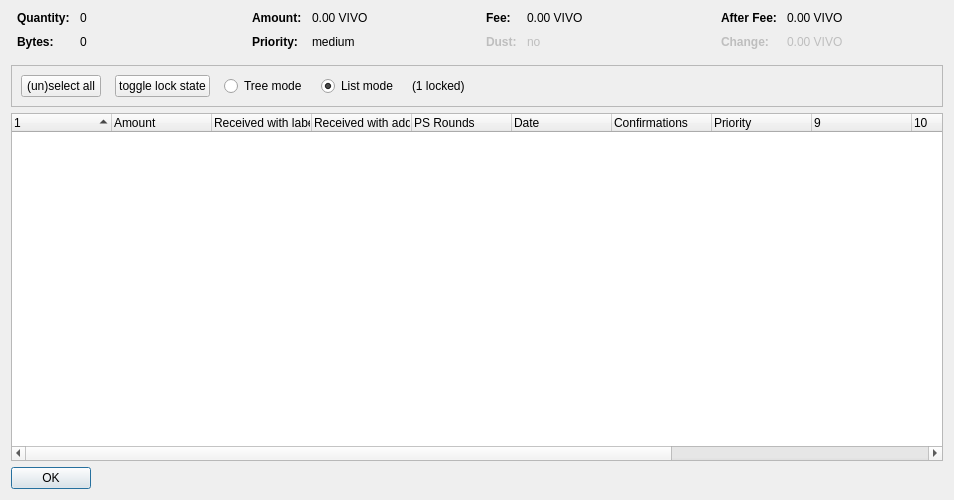
<?xml version="1.0" encoding="UTF-8"?>
<ui version="4.0">
 <class>CoinControlDialog</class>
 <widget class="QDialog" name="CoinControlDialog">
  <property name="geometry">
   <rect>
    <x>0</x>
    <y>0</y>
    <width>954</width>
    <height>500</height>
   </rect>
  </property>
  <property name="windowTitle">
   <string>Coin Selection</string>
  </property>
  <layout class="QVBoxLayout" name="verticalLayout">
   <item>
    <layout class="QHBoxLayout" name="horizontalLayoutTop" stretch="0,0,0,0">
     <property name="topMargin">
      <number>0</number>
     </property>
     <property name="bottomMargin">
      <number>10</number>
     </property>
     <item>
      <layout class="QFormLayout" name="formLayoutCoinControl1">
       <property name="horizontalSpacing">
        <number>10</number>
       </property>
       <property name="verticalSpacing">
        <number>10</number>
       </property>
       <property name="leftMargin">
        <number>6</number>
       </property>
       <property name="rightMargin">
        <number>6</number>
       </property>
       <item row="0" column="0">
        <widget class="QLabel" name="labelCoinControlQuantityText">
         <property name="font">
          <font>
           <weight>75</weight>
           <bold>true</bold>
          </font>
         </property>
         <property name="text">
          <string>Quantity:</string>
         </property>
        </widget>
       </item>
       <item row="0" column="1">
        <widget class="QLabel" name="labelCoinControlQuantity">
         <property name="cursor">
          <cursorShape>IBeamCursor</cursorShape>
         </property>
         <property name="contextMenuPolicy">
          <enum>Qt::ActionsContextMenu</enum>
         </property>
         <property name="text">
          <string notr="true">0</string>
         </property>
         <property name="textInteractionFlags">
          <set>Qt::LinksAccessibleByMouse|Qt::TextSelectableByKeyboard|Qt::TextSelectableByMouse</set>
         </property>
        </widget>
       </item>
       <item row="1" column="0">
        <widget class="QLabel" name="labelCoinControlBytesText">
         <property name="font">
          <font>
           <weight>75</weight>
           <bold>true</bold>
          </font>
         </property>
         <property name="text">
          <string>Bytes:</string>
         </property>
        </widget>
       </item>
       <item row="1" column="1">
        <widget class="QLabel" name="labelCoinControlBytes">
         <property name="cursor">
          <cursorShape>IBeamCursor</cursorShape>
         </property>
         <property name="contextMenuPolicy">
          <enum>Qt::ActionsContextMenu</enum>
         </property>
         <property name="text">
          <string notr="true">0</string>
         </property>
         <property name="textInteractionFlags">
          <set>Qt::LinksAccessibleByMouse|Qt::TextSelectableByKeyboard|Qt::TextSelectableByMouse</set>
         </property>
        </widget>
       </item>
      </layout>
     </item>
     <item>
      <layout class="QFormLayout" name="formLayoutCoinControl2">
       <property name="horizontalSpacing">
        <number>10</number>
       </property>
       <property name="verticalSpacing">
        <number>10</number>
       </property>
       <property name="leftMargin">
        <number>6</number>
       </property>
       <property name="rightMargin">
        <number>6</number>
       </property>
       <item row="0" column="0">
        <widget class="QLabel" name="labelCoinControlAmountText">
         <property name="font">
          <font>
           <weight>75</weight>
           <bold>true</bold>
          </font>
         </property>
         <property name="text">
          <string>Amount:</string>
         </property>
        </widget>
       </item>
       <item row="0" column="1">
        <widget class="QLabel" name="labelCoinControlAmount">
         <property name="cursor">
          <cursorShape>IBeamCursor</cursorShape>
         </property>
         <property name="contextMenuPolicy">
          <enum>Qt::ActionsContextMenu</enum>
         </property>
         <property name="text">
          <string notr="true">0.00 VIVO</string>
         </property>
         <property name="textInteractionFlags">
          <set>Qt::LinksAccessibleByMouse|Qt::TextSelectableByKeyboard|Qt::TextSelectableByMouse</set>
         </property>
        </widget>
       </item>
       <item row="1" column="0">
        <widget class="QLabel" name="labelCoinControlPriorityText">
         <property name="font">
          <font>
           <weight>75</weight>
           <bold>true</bold>
          </font>
         </property>
         <property name="text">
          <string>Priority:</string>
         </property>
        </widget>
       </item>
       <item row="1" column="1">
        <widget class="QLabel" name="labelCoinControlPriority">
         <property name="cursor">
          <cursorShape>IBeamCursor</cursorShape>
         </property>
         <property name="contextMenuPolicy">
          <enum>Qt::ActionsContextMenu</enum>
         </property>
         <property name="text">
          <string>medium</string>
         </property>
         <property name="textInteractionFlags">
          <set>Qt::LinksAccessibleByMouse|Qt::TextSelectableByKeyboard|Qt::TextSelectableByMouse</set>
         </property>
        </widget>
       </item>
      </layout>
     </item>
     <item>
      <layout class="QFormLayout" name="formLayoutCoinControl3">
       <property name="horizontalSpacing">
        <number>10</number>
       </property>
       <property name="verticalSpacing">
        <number>10</number>
       </property>
       <property name="leftMargin">
        <number>6</number>
       </property>
       <property name="rightMargin">
        <number>6</number>
       </property>
       <item row="0" column="0">
        <widget class="QLabel" name="labelCoinControlFeeText">
         <property name="font">
          <font>
           <weight>75</weight>
           <bold>true</bold>
          </font>
         </property>
         <property name="text">
          <string>Fee:</string>
         </property>
        </widget>
       </item>
       <item row="0" column="1">
        <widget class="QLabel" name="labelCoinControlFee">
         <property name="cursor">
          <cursorShape>IBeamCursor</cursorShape>
         </property>
         <property name="contextMenuPolicy">
          <enum>Qt::ActionsContextMenu</enum>
         </property>
         <property name="text">
          <string notr="true">0.00 VIVO</string>
         </property>
         <property name="textInteractionFlags">
          <set>Qt::LinksAccessibleByMouse|Qt::TextSelectableByKeyboard|Qt::TextSelectableByMouse</set>
         </property>
        </widget>
       </item>
       <item row="1" column="0">
        <widget class="QLabel" name="labelCoinControlLowOutputText">
         <property name="enabled">
          <bool>false</bool>
         </property>
         <property name="font">
          <font>
           <weight>75</weight>
           <bold>true</bold>
          </font>
         </property>
         <property name="text">
          <string>Dust:</string>
         </property>
        </widget>
       </item>
       <item row="1" column="1">
        <widget class="QLabel" name="labelCoinControlLowOutput">
         <property name="enabled">
          <bool>false</bool>
         </property>
         <property name="cursor">
          <cursorShape>IBeamCursor</cursorShape>
         </property>
         <property name="contextMenuPolicy">
          <enum>Qt::ActionsContextMenu</enum>
         </property>
         <property name="text">
          <string>no</string>
         </property>
         <property name="textInteractionFlags">
          <set>Qt::LinksAccessibleByMouse|Qt::TextSelectableByKeyboard|Qt::TextSelectableByMouse</set>
         </property>
        </widget>
       </item>
      </layout>
     </item>
     <item>
      <layout class="QFormLayout" name="formLayoutCoinControl4">
       <property name="horizontalSpacing">
        <number>10</number>
       </property>
       <property name="verticalSpacing">
        <number>10</number>
       </property>
       <property name="leftMargin">
        <number>6</number>
       </property>
       <property name="rightMargin">
        <number>6</number>
       </property>
       <item row="0" column="0">
        <widget class="QLabel" name="labelCoinControlAfterFeeText">
         <property name="font">
          <font>
           <weight>75</weight>
           <bold>true</bold>
          </font>
         </property>
         <property name="text">
          <string>After Fee:</string>
         </property>
        </widget>
       </item>
       <item row="0" column="1">
        <widget class="QLabel" name="labelCoinControlAfterFee">
         <property name="cursor">
          <cursorShape>IBeamCursor</cursorShape>
         </property>
         <property name="contextMenuPolicy">
          <enum>Qt::ActionsContextMenu</enum>
         </property>
         <property name="text">
          <string notr="true">0.00 VIVO</string>
         </property>
         <property name="textInteractionFlags">
          <set>Qt::LinksAccessibleByMouse|Qt::TextSelectableByKeyboard|Qt::TextSelectableByMouse</set>
         </property>
        </widget>
       </item>
       <item row="1" column="0">
        <widget class="QLabel" name="labelCoinControlChangeText">
         <property name="enabled">
          <bool>false</bool>
         </property>
         <property name="font">
          <font>
           <weight>75</weight>
           <bold>true</bold>
          </font>
         </property>
         <property name="text">
          <string>Change:</string>
         </property>
        </widget>
       </item>
       <item row="1" column="1">
        <widget class="QLabel" name="labelCoinControlChange">
         <property name="enabled">
          <bool>false</bool>
         </property>
         <property name="cursor">
          <cursorShape>IBeamCursor</cursorShape>
         </property>
         <property name="contextMenuPolicy">
          <enum>Qt::ActionsContextMenu</enum>
         </property>
         <property name="text">
          <string notr="true">0.00 VIVO</string>
         </property>
         <property name="textInteractionFlags">
          <set>Qt::LinksAccessibleByMouse|Qt::TextSelectableByKeyboard|Qt::TextSelectableByMouse</set>
         </property>
        </widget>
       </item>
      </layout>
     </item>
    </layout>
   </item>
   <item>
    <widget class="QFrame" name="frame">
     <property name="minimumSize">
      <size>
       <width>0</width>
       <height>40</height>
      </size>
     </property>
     <property name="frameShape">
      <enum>QFrame::StyledPanel</enum>
     </property>
     <property name="frameShadow">
      <enum>QFrame::Sunken</enum>
     </property>
     <layout class="QHBoxLayout" name="horizontalLayout">
      <item>
       <layout class="QHBoxLayout" name="horizontalLayoutPanel" stretch="0,0,0,0,0,0">
        <property name="spacing">
         <number>14</number>
        </property>
        <item>
         <widget class="QPushButton" name="pushButtonSelectAll">
          <property name="sizePolicy">
           <sizepolicy hsizetype="Maximum" vsizetype="Fixed">
            <horstretch>0</horstretch>
            <verstretch>0</verstretch>
           </sizepolicy>
          </property>
          <property name="text">
           <string>(un)select all</string>
          </property>
          <property name="autoDefault">
           <bool>false</bool>
          </property>
         </widget>
        </item>
        <item>
         <widget class="QPushButton" name="pushButtonToggleLock">
          <property name="sizePolicy">
           <sizepolicy hsizetype="Maximum" vsizetype="Fixed">
            <horstretch>0</horstretch>
            <verstretch>0</verstretch>
           </sizepolicy>
          </property>
          <property name="text">
           <string>toggle lock state</string>
          </property>
          <property name="autoDefault">
           <bool>false</bool>
          </property>
         </widget>
        </item>
        <item>
         <widget class="QRadioButton" name="radioTreeMode">
          <property name="sizePolicy">
           <sizepolicy hsizetype="Maximum" vsizetype="Fixed">
            <horstretch>0</horstretch>
            <verstretch>0</verstretch>
           </sizepolicy>
          </property>
          <property name="text">
           <string>Tree mode</string>
          </property>
         </widget>
        </item>
        <item>
         <widget class="QRadioButton" name="radioListMode">
          <property name="sizePolicy">
           <sizepolicy hsizetype="Maximum" vsizetype="Fixed">
            <horstretch>0</horstretch>
            <verstretch>0</verstretch>
           </sizepolicy>
          </property>
          <property name="text">
           <string>List mode</string>
          </property>
          <property name="checked">
           <bool>true</bool>
          </property>
         </widget>
        </item>
        <item>
         <widget class="QLabel" name="labelLocked">
          <property name="text">
           <string>(1 locked)</string>
          </property>
         </widget>
        </item>
        <item>
         <spacer name="horizontalSpacer">
          <property name="orientation">
           <enum>Qt::Horizontal</enum>
          </property>
          <property name="sizeHint" stdset="0">
           <size>
            <width>40</width>
            <height>20</height>
           </size>
          </property>
         </spacer>
        </item>
       </layout>
      </item>
     </layout>
    </widget>
   </item>
   <item>
    <widget class="CoinControlTreeWidget" name="treeWidget">
     <property name="contextMenuPolicy">
      <enum>Qt::CustomContextMenu</enum>
     </property>
     <property name="sortingEnabled">
      <bool>false</bool>
     </property>
     <property name="columnCount">
      <number>13</number>
     </property>
     <attribute name="headerShowSortIndicator" stdset="0">
      <bool>true</bool>
     </attribute>
     <attribute name="headerStretchLastSection">
      <bool>false</bool>
     </attribute>
     <column>
      <property name="text">
       <string/>
      </property>
     </column>
     <column>
      <property name="text">
       <string>Amount</string>
      </property>
     </column>
     <column>
      <property name="text">
       <string>Received with label</string>
      </property>
     </column>
     <column>
      <property name="text">
       <string>Received with address</string>
      </property>
     </column>
     <column>
      <property name="text">
       <string>PS Rounds</string>
      </property>
     </column>
     <column>
      <property name="text">
       <string>Date</string>
      </property>
     </column>
     <column>
      <property name="text">
       <string>Confirmations</string>
      </property>
      <property name="toolTip">
       <string>Confirmed</string>
      </property>
     </column>
     <column>
      <property name="text">
       <string>Priority</string>
      </property>
     </column>
     <column>
      <property name="text">
       <string/>
      </property>
     </column>
     <column>
      <property name="text">
       <string/>
      </property>
     </column>
     <column>
      <property name="text">
       <string/>
      </property>
     </column>
     <column>
      <property name="text">
       <string/>
      </property>
     </column>
     <column>
      <property name="text">
       <string/>
      </property>
     </column>
    </widget>
   </item>
   <item>
    <widget class="QDialogButtonBox" name="buttonBox">
     <property name="sizePolicy">
      <sizepolicy hsizetype="Maximum" vsizetype="Fixed">
       <horstretch>0</horstretch>
       <verstretch>0</verstretch>
      </sizepolicy>
     </property>
     <property name="orientation">
      <enum>Qt::Horizontal</enum>
     </property>
     <property name="standardButtons">
      <set>QDialogButtonBox::Ok</set>
     </property>
    </widget>
   </item>
  </layout>
 </widget>
 <customwidgets>
  <customwidget>
   <class>CoinControlTreeWidget</class>
   <extends>QTreeWidget</extends>
   <header>coincontroltreewidget.h</header>
  </customwidget>
 </customwidgets>
 <resources/>
 <connections/>
</ui>
